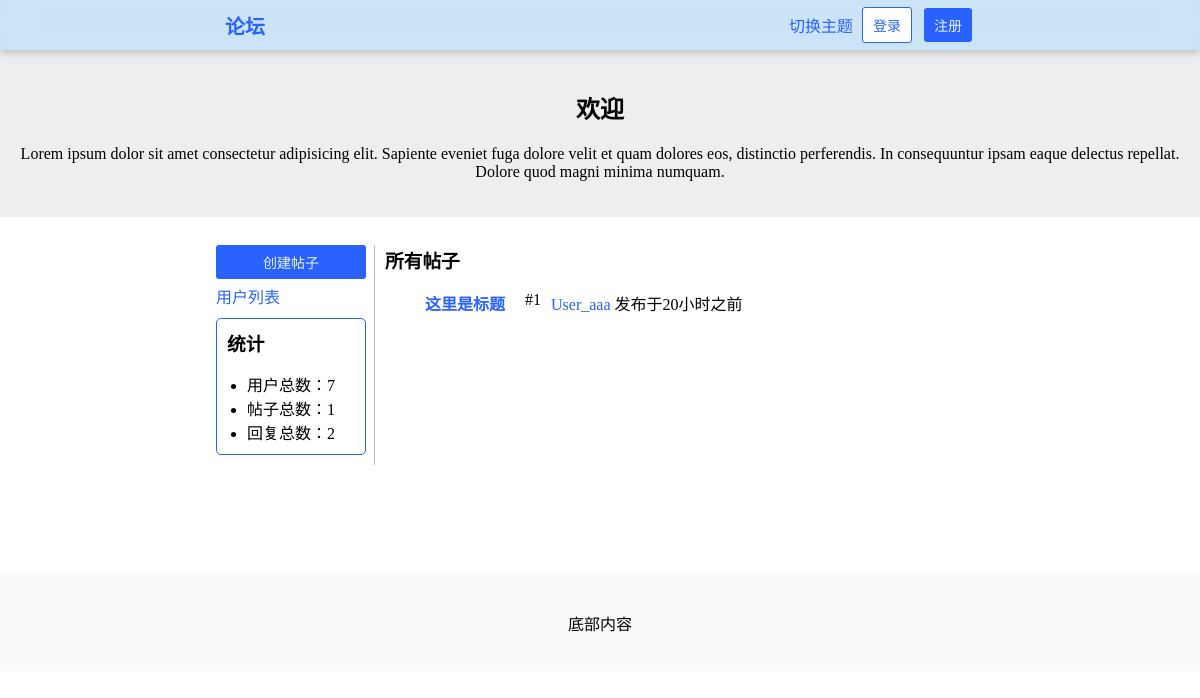
Before: / with the older database file.
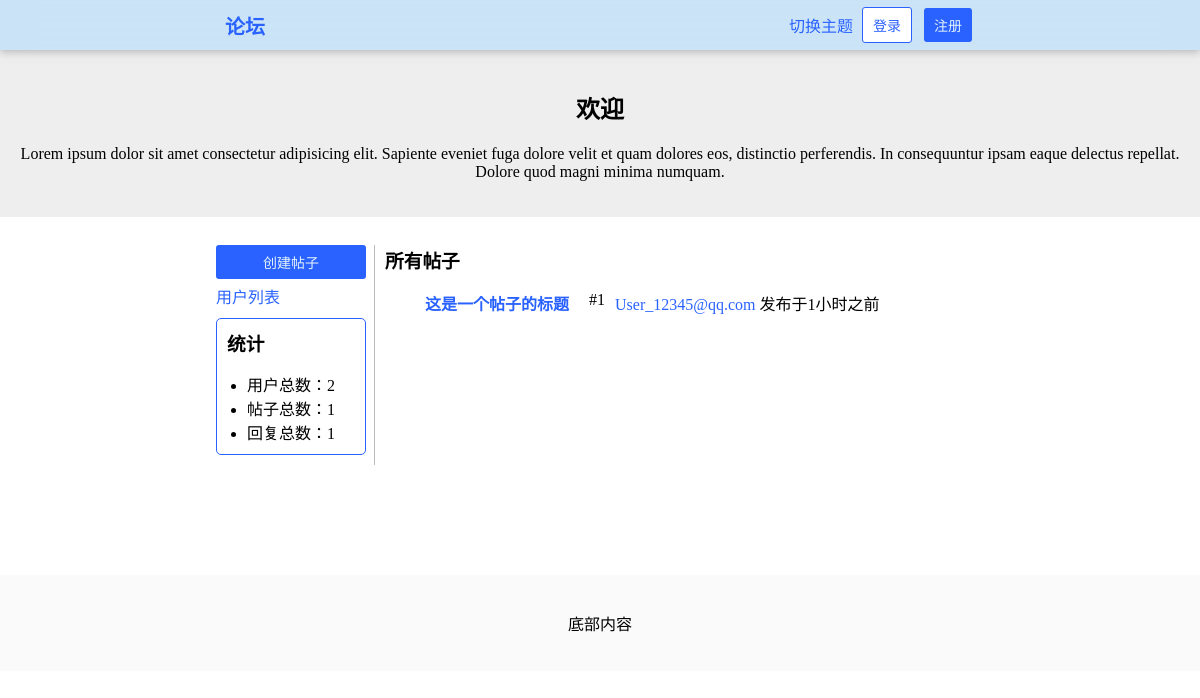
After: the same page with the newer database file.
### HustRava_app/models.py (models this page shows, shortened)
class Post(models.Model):
    title = models.CharField(max_length=100)
    content = models.TextField()
    created_at = models.DateTimeField(auto_now_add=True)
    author = models.ForeignKey('User', on_delete = models.CASCADE, related_name = "posts")
    like_nums = models.IntegerField(default = 0)
    is_topped = models.BooleanField("置顶帖子", default=False)

class User(models.Model):
    name = models.CharField(max_length=30,blank=True)
    email = models.EmailField(unique=True)
    password = models.CharField(max_length=30)
    created_at = models.DateTimeField(auto_now_add=True)
    bio = models.TextField(max_length = 100, blank=True)
    def __str__(self):
        return self.name

### HustRava_app/views.py (the view)
# urls.py: path('', views.index, name="index"),                                        # 首页 GET
def index(request):
    posts = Post.objects.order_by('-created_at')
    if "logged_in_user" in request.session:
        return render(request, 'index.html', {
            "posts": posts,
            "topped_posts": Post.objects.filter(is_topped=True).order_by('-created_at'),
            "stats": {
                "users": User.objects.count(),
                "posts": Post.objects.count(),
                "comments": Comment.objects.count()
            },
            "logged_in_user": request.session["logged_in_user"],
            "logged_in_user_email":request.session["logged_in_user_email"]
        })
    else:
        return render(request, 'index.html', {
            "posts": posts,
            "stats": {
                "users": User.objects.count(),
                "posts": Post.objects.count(),
                "comments": Comment.objects.count()
            },
            "topped_topics": Post.objects.filter(is_topped=True).order_by('-created_at')
        })

### HustRava_app/templates/index.html (shortened to what this page needs)
{% load static %}
{% load humanize %}
<!DOCTYPE html>
<html>
    <head>
        <link rel="stylesheet" type="text/css" href="{% static 'style.css' %}" />
        <link rel="stylesheet" type="text/css" href="{% static 'style-forum.css' %}" />
        <link rel="stylesheet" type="text/css" href="{% static 'style-dark.css' %}" />
    </head>
    <body>
        <header class="header">
            <a href="/" class="a-button header-title">论坛</a>
            {% if logged_in_user %}
                <div class="dropdown">
                    <button class="button-dropdown">{{ logged_in_user }}</button>
                    <div class="dropdown-content">
                        <ul>
                            <li><a href="/user/{{ logged_in_user_email }}/"><div>个人主页</div></a></li>
                            <li><a href="/settings/"><div>设置</div></a></li>
                            <li><a onclick="toggle_theme()"><div>切换主题</div></a></li>
                            <div class="hr" style="margin: 4% 3px;"></div>
                            <li><a href="/logout/"><div class="logout-button">退出登录</div></a></li>
                        </ul>
                    </div>
                </div>
            {% else %}
                <a onclick="toggle_theme()" style="cursor: pointer;">切换主题</a>
                <a href="/login/" class="a-button"><button class="button-white">登录</button></a>
                <a href="/register/" class="a-button"><button>注册</button></a>
            {% endif %}
        </header>
        <div id="main">
            <div class="banner">
                <h2>欢迎</h2>
                <p>Lorem ipsum dolor sit amet consectetur adipisicing elit. Sapiente eveniet fuga dolore velit et quam dolores eos, distinctio perferendis. In consequuntur ipsam eaque delectus repellat. Dolore quod magni minima numquam.</p>
            </div>
            <div class="content flex">
                <div style="margin-top: 18px; padding-right: 8px; border-right: 1px solid #BBB; min-width: 150px;">
                    <a href="/create/" class="a-button"><button style="width: calc(100%); margin-bottom: 5px;">创建帖子</button></a>
                    <a href="/users/">用户列表</a>
                    <div class="stats">
                        <h3 style="margin: 0;">统计</h3>
                        <ul style="padding-left: 20px; margin-bottom: 0;">
                            <li>用户总数：{{ stats.users }}</li>
                            <li>帖子总数：{{ stats.posts }}</li>
                            <li>回复总数：{{ stats.comments }}</li>
                        </ul>
                    </div>
                </div>
                <div>
                    {% if posts %}
                        <h3>所有帖子</h3>
                        <ul class="post-list">
                            {% for post in posts %}
                                <li class="flex">
                                    <a href="/post/{{ post.id }}/"><b>{{ post.title }}</b></a>
                                    <span>#{{ post.id }}</span>
                                    <span><a href="/user/{{ post.author.email }}">{{ post.author }}</a> <span title="{{ post.create_at }}">发布于{{ post.created_at|naturaltime }}</span></span>
                                </li>
                            {% endfor %}
                        </ul>
                    {% else %}
                        <p>空空如也</p>
                    {% endif %}
                </div>
            </div>
        </div>
        <div id="footer">
            <p>底部内容</p>
        </div>
    </body>
</html>

Changed rows visible on the page:
changed Post id 1: title "这里是标题" → "这是一个帖子的标题"; author "User_aaa" → "User_12345@qq.com"; created_at "20小时之前" → "1小时之前"
Other visible differences:
{{ stats.users }}: "7" → "2"
{{ stats.comments }}: "2" → "1"
